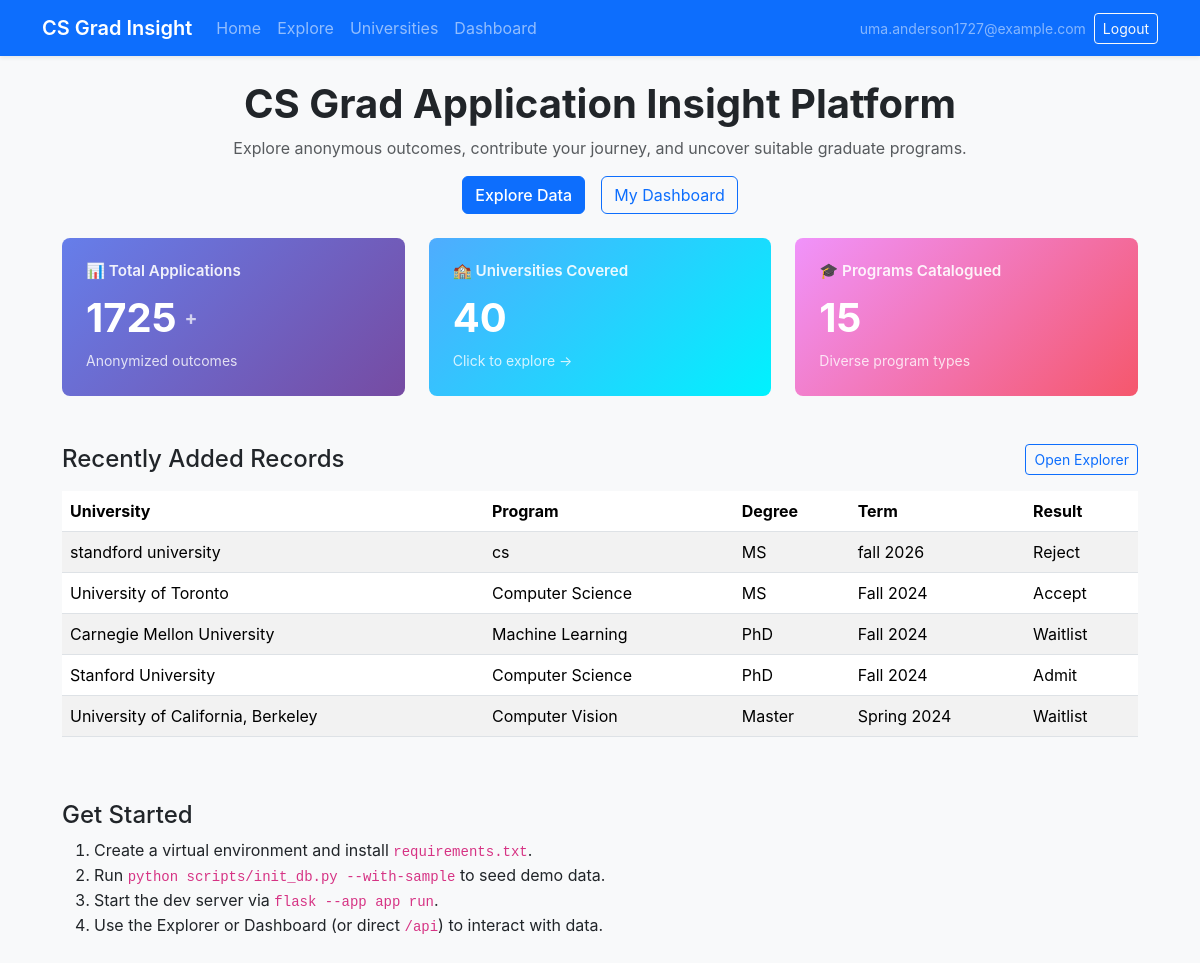
The page / (signed in) on the database its author committed.
### app.py (models this page shows, shortened)
class TimestampMixin:
    created_at = db.Column(db.DateTime, default=datetime.utcnow)
    updated_at = db.Column(
        db.DateTime, default=datetime.utcnow, onupdate=datetime.utcnow
    )

class User(TimestampMixin, db.Model):
    __tablename__ = "users"
    id = db.Column(db.Integer, primary_key=True)
    email = db.Column(db.String(120), unique=True, nullable=False)
    password_hash = db.Column(db.String(256), nullable=False)
    profile = db.relationship("Profile", back_populates="user", uselist=False)
    educations = db.relationship("Education", back_populates="user", cascade="all,delete")
    test_scores = db.relationship(
        "TestScore", back_populates="user", cascade="all,delete"
    )
    experiences = db.relationship(
        "Experience", back_populates="user", cascade="all,delete"
    )
    publications = db.relationship(
        "Publication", back_populates="user", cascade="all,delete"
    )
    recommendation_letters = db.relationship(
        "RecommendationLetter", back_populates="user", cascade="all,delete"
    )
    applications = db.relationship(
        "ApplicationRecord", back_populates="user", cascade="all,delete"
    )

class ApplicationRecord(TimestampMixin, db.Model):
    __tablename__ = "application_records"
    id = db.Column(db.Integer, primary_key=True)
    user_id = db.Column(db.Integer, db.ForeignKey("users.id"), nullable=False)
    university = db.Column(db.String(120), nullable=False)
    program = db.Column(db.String(120), nullable=False)
    country = db.Column(db.String(80))
    degree = db.Column(db.String(32))
    term = db.Column(db.String(32), nullable=False)
    result = db.Column(db.String(32), nullable=False)
    funding = db.Column(db.String(120))
    notes = db.Column(db.Text)
    user = db.relationship("User", back_populates="applications")
    def to_public_dict(self) -> Dict[str, Any]:
        gpa, gpa_scale = get_effective_gpa(self.user)
        profile = self.user.profile if self.user else None
        return {
            "id": self.id,
            "university": self.university,
            "program": self.program,
            "country": self.country,
            "degree": self.degree,
            "term": self.term,
            "result": self.result,
            "funding": self.funding,
            "gpa": gpa,
            "gpa_scale": gpa_scale,
            "gre_total": profile.gre_total if profile else None,
            "research_experience": profile.research_experience if profile else False,
            "internship_experience": profile.internship_experience if profile else False,
            "recommendation_strength": profile.recommendation_strength if profile else None,
            "created_at": self.created_at.isoformat() if self.created_at else None,
        }

### app.py (the view)
    @app.route("/")
    def home():
        stats = get_public_stats()
        return render_template("index.html", stats=stats)

### app.py (called while the page is built)
def get_current_user() -> Optional[User]:
    user_id = session.get("user_id")
    if not user_id:
        return None
    return db.session.get(User, user_id)

def select_primary_education(user: Optional[User]) -> Optional[Education]:
    if not user or not user.educations:
        return None
    def priority(entry: Education) -> Tuple[int, int, int, int]:
        degree = (entry.degree or "").lower()
        preferred_keywords = ("under", "bachelor", "bs", "b.s")
        rank = 0 if any(keyword in degree for keyword in preferred_keywords) else 1
        return (
            rank,
            entry.start_year or 0,
            entry.end_year or 0,
            entry.id,
        )
    return sorted(user.educations, key=priority)[0]

def get_effective_gpa(user: Optional[User]) -> Tuple[Optional[float], Optional[float]]:
    if not user:
        return None, None
    profile = user.profile
    if profile and profile.gpa and profile.gpa_scale:
        return profile.gpa, profile.gpa_scale
    primary = select_primary_education(user)
    if primary and primary.gpa and primary.gpa_scale:
        return primary.gpa, primary.gpa_scale
    return None, None

def get_public_stats() -> Dict[str, Any]:
    total_applications = ApplicationRecord.query.count()
    university_count = db.session.query(ApplicationRecord.university).distinct().count()
    program_count = db.session.query(ApplicationRecord.program).distinct().count()
    recent = (
        ApplicationRecord.query.order_by(ApplicationRecord.created_at.desc())
        .limit(5)
        .all()
    )
    return {
        "total_applications": total_applications,
        "universities": university_count,
        "programs": program_count,
        "recent_applications": [record.to_public_dict() for record in recent],
    }

### templates/index.html (shortened to what this page needs)
{% extends "base.html" %}
{% block content %}
<header class="mb-4 text-center">
  <h1 class="fw-bold">CS Grad Application Insight Platform</h1>
  <p class="text-muted">
    Explore anonymous outcomes, contribute your journey, and uncover suitable graduate programs.
  </p>
  <div class="d-flex justify-content-center gap-3 flex-wrap">
    <a class="btn btn-primary" href="{{ url_for('explore_page') }}">Explore Data</a>
    <a class="btn btn-outline-primary" href="{{ url_for('dashboard_page') }}">My Dashboard</a>
  </div>
</header>
<section class="row g-4 mb-5" id="stats-section">
  <div class="col-md-4">
    <div class="stat-card applications cursor-pointer" onclick="showApplicationsModal()" data-bs-toggle="tooltip" title="Click to explore applications">
      <h4>📊 Total Applications</h4>
      <div class="stat-value">
        <span id="total-apps-display">{{ stats.total_applications }}</span>
        <span style="font-size: 1.2rem; opacity: 0.7;">+</span>
      </div>
      <small style="opacity: 0.8;">Anonymized outcomes</small>
    </div>
  </div>
  <div class="col-md-4">
    <a href="{{ url_for('universities_page') }}" class="text-decoration-none">
      <div class="stat-card universities cursor-pointer" data-bs-toggle="tooltip" title="Explore universities">
        <h4>🏫 Universities Covered</h4>
        <div class="stat-value">
          <span id="total-unis-display">{{ stats.universities }}</span>
        </div>
        <small style="opacity: 0.8;">Click to explore →</small>
      </div>
    </a>
  </div>
  <div class="col-md-4">
    <div class="stat-card programs cursor-pointer" onclick="showProgramsModal()" data-bs-toggle="tooltip" title="Click to see program breakdown">
      <h4>🎓 Programs Catalogued</h4>
      <div class="stat-value">
        <span id="total-progs-display">{{ stats.programs }}</span>
      </div>
      <small style="opacity: 0.8;">Diverse program types</small>
    </div>
  </div>
</section>
<section class="mb-5">
  <div class="d-flex justify-content-between align-items-center mb-3 flex-wrap gap-3">
    <h2 class="h4 m-0">Recently Added Records</h2>
    <a href="{{ url_for('explore_page') }}" class="btn btn-sm btn-outline-primary">Open Explorer</a>
  </div>
  {% if stats.recent_applications %}
  <div class="table-responsive">
    <table class="table table-striped">
      <thead>
        <tr>
          <th>University</th>
          <th>Program</th>
          <th>Degree</th>
          <th>Term</th>
          <th>Result</th>
        </tr>
      </thead>
      <tbody>
        {% for app in stats.recent_applications %}
        <tr>
          <td>{{ app.university }}</td>
          <td>{{ app.program }}</td>
          <td>{{ app.degree or '-' }}</td>
          <td>{{ app.term or '-' }}</td>
          <td>{{ app.result }}</td>
        </tr>
        {% endfor %}
      </tbody>
    </table>
  </div>
  {% else %}
  <p class="text-muted">No public data yet. Be the first to contribute!</p>
  {% endif %}
</section>
<section>
  <h2 class="h4">Get Started</h2>
  <ol>
    <li>Create a virtual environment and install <code>requirements.txt</code>.</li>
    <li>Run <code>python scripts/init_db.py --with-sample</code> to seed demo data.</li>
    <li>Start the dev server via <code>flask --app app run</code>.</li>
    <li>Use the Explorer or Dashboard (or direct <code>/api</code>) to interact with data.</li>
  </ol>
</section>
{% endblock %}

### templates/base.html (shortened to what this page needs)
<!DOCTYPE html>
<html lang="en">
  <head>
    <link
      rel="stylesheet"
      href="https://cdn.jsdelivr.net/npm/bootstrap@5.3.3/dist/css/bootstrap.min.css"
    />
    <link
      rel="stylesheet"
      href="{{ url_for('static', filename='css/main.css') }}"
    />
  </head>
  <body class="bg-light">
    <nav class="navbar navbar-expand-lg navbar-dark bg-primary">
      <div class="container">
        <a class="navbar-brand fw-semibold" href="{{ url_for('home') }}">
          CS Grad Insight
        </a>
        <div class="collapse navbar-collapse" id="mainNav">
          <ul class="navbar-nav me-auto mb-2 mb-lg-0">
            <li class="nav-item">
              <a class="nav-link" href="{{ url_for('home') }}">Home</a>
            </li>
            <li class="nav-item">
              <a class="nav-link" href="{{ url_for('explore_page') }}">Explore</a>
            </li>
            <li class="nav-item">
              <a class="nav-link" href="{{ url_for('universities_page') }}">Universities</a>
            </li>
            <li class="nav-item">
              <a class="nav-link" href="{{ url_for('dashboard_page') }}">Dashboard</a>
            </li>
          </ul>
          <div class="d-flex align-items-center gap-2">
            {% if current_user %}
            <span class="text-white-50 small">{{ current_user.email }}</span>
            <button class="btn btn-outline-light btn-sm" data-logout>
              Logout
            </button>
            {% else %}
            <a class="btn btn-light btn-sm" href="{{ url_for('auth_page') }}">
              Login / Sign up
            </a>
            {% endif %}
          </div>
        </div>
      </div>
    </nav>
    <main class="container py-4">
      {% block content %}{% endblock %}
    </main>
  </body>
</html>

### static/css/main.css (style rules this page uses)
:root { --primary-color: #0d6efd; --success-color: #198754; --warning-color: #ffc107; --danger-color: #dc3545; --light-bg: #f8f9fa; }
* { transition: background-color 0.2s ease, color 0.2s ease; }
html, body { height: 100%; }
body { min-height: 100vh; display: flex; flex-direction: column; background-color: #fff; font-family: -apple-system, BlinkMacSystemFont, 'Segoe UI', Roboto, 'Helvetica Neue', Arial, sans-serif; }
nav.navbar { box-shadow: 0 0.125rem 0.25rem rgba(0, 0, 0, 0.075); }
main.container { max-width: 1100px; flex: 1; }
.table-responsive { overflow-y: auto; }
.table tbody tr { transition: background-color 0.15s ease; }
.btn { transition: all 0.2s ease; }
.btn-primary, .btn-success, .btn-danger, .btn-warning { font-weight: 500; }
.stat-card { padding: 1.5rem; border-radius: 0.5rem; background: linear-gradient(135deg, #667eea 0%, #764ba2 100%); color: white; cursor: pointer; transition: all 0.3s cubic-bezier(0.4, 0, 0.2, 1); position: relative; overflow: hidden; }
.stat-card::before { content: ''; position: absolute; top: 0; left: -100%; width: 100%; height: 100%; background: rgba(255, 255, 255, 0.1); transition: left 0.5s ease; }
.stat-card.applications { background: linear-gradient(135deg, #667eea 0%, #764ba2 100%); }
.stat-card.programs { background: linear-gradient(135deg, #f093fb 0%, #f5576c 100%); }
.stat-card.universities { background: linear-gradient(135deg, #4facfe 0%, #00f2fe 100%); }
.stat-card h4 { margin: 0; font-size: 0.95rem; font-weight: 600; opacity: 0.9; }
.stat-card .stat-value { font-size: 2.5rem; font-weight: 700; margin: 0.5rem 0 0 0; display: flex; align-items: center; gap: 0.5rem; }

### rows shown on the page
User: email "uma.anderson1727@example.com"
ApplicationRecord: university "standford university", program "cs", degree "MS", term "fall 2026", result "Reject"
ApplicationRecord: university "University of Toronto", program "Computer Science", degree "MS", term "Fall 2024", result "Accept"
ApplicationRecord: university "Carnegie Mellon University", program "Machine Learning", degree "PhD", term "Fall 2024", result "Waitlist"
ApplicationRecord: university "Stanford University", program "Computer Science", degree "PhD", term "Fall 2024", result "Admit"
ApplicationRecord: university "University of California, Berkeley", program "Computer Vision", degree "Master", term "Spring 2024", result "Waitlist"

### other values the page prints
{{ stats.total_applications }} "1725"
{{ stats.universities }} "40"
{{ stats.programs }} "15"
